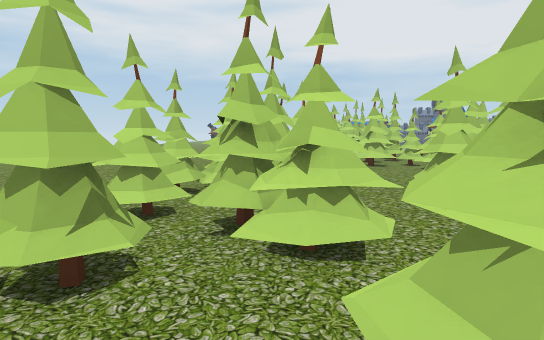
View 1 (above)

20 first-person views from a walk through a Unity game level. The camera is 1.5 m above the floor, tilts 6° down and sees 80° across. The floor is counted in squares, 2 m on a side. Each view is taken from the middle of a square. On the plan, view 1 faces up. The plan holds only what a view shows up to about 11 squares ahead; the rest is blank. The place goes on beyond the plan. Some animated figures are not drawn.

View 2
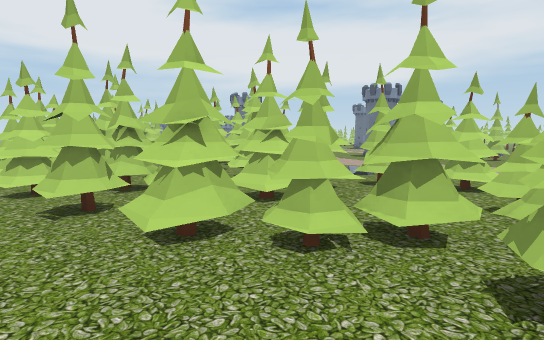

View 3
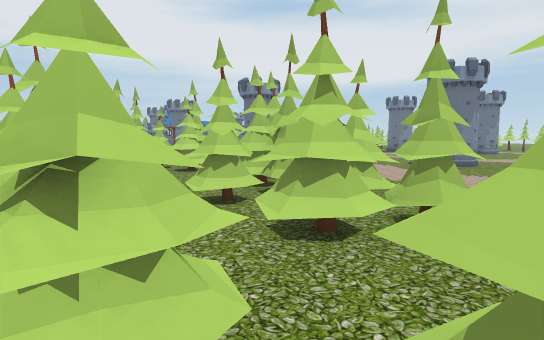

View 4
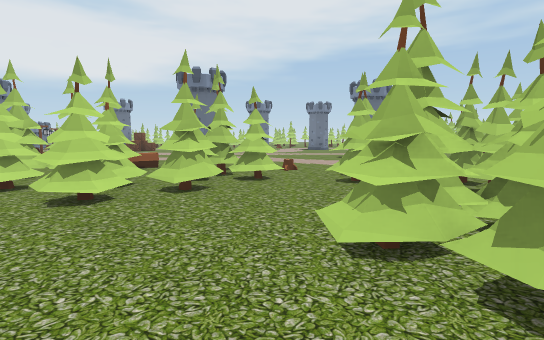

View 5
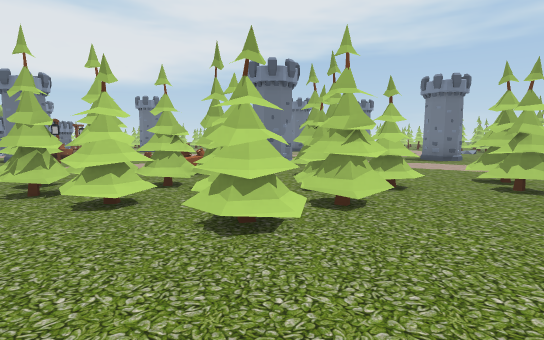

View 6
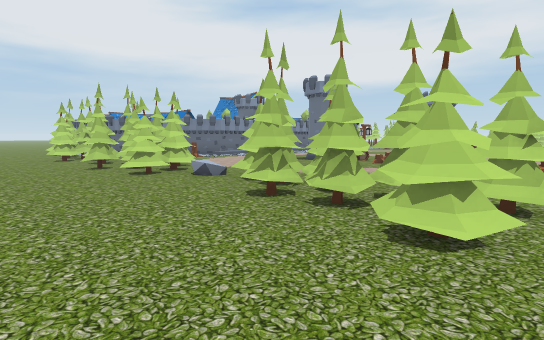

View 7
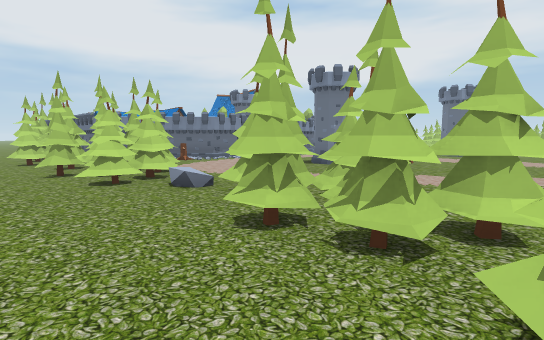

View 8
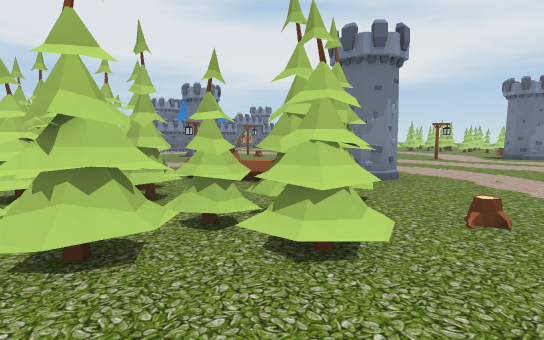

View 9
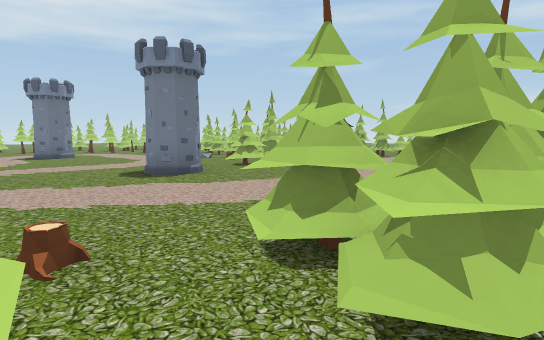

View 10
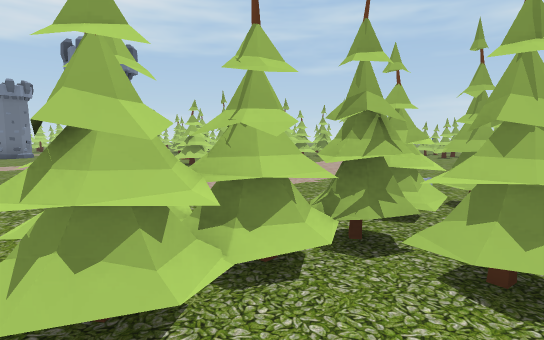

View 11
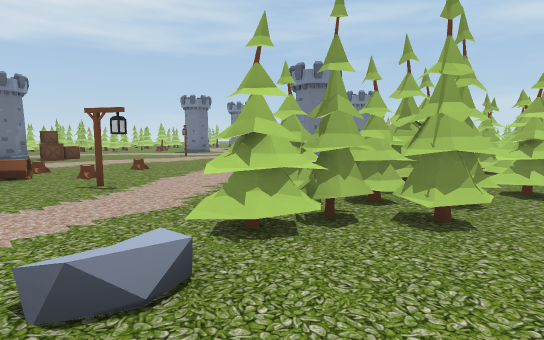

View 12
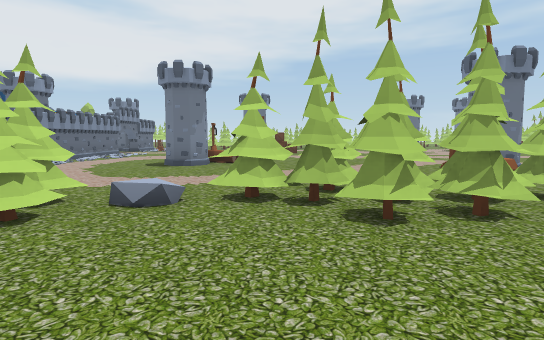

View 13
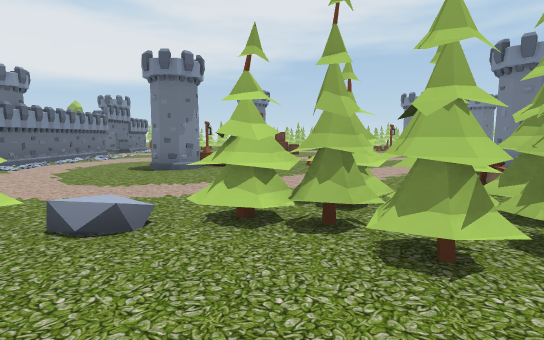

View 14
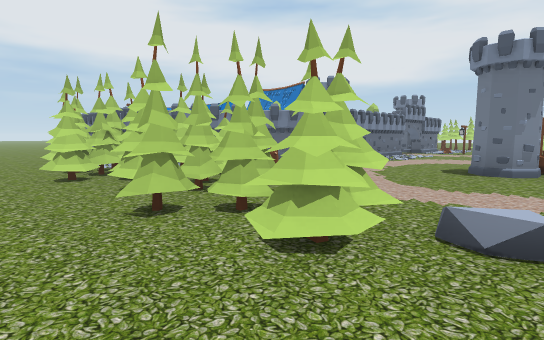

View 15
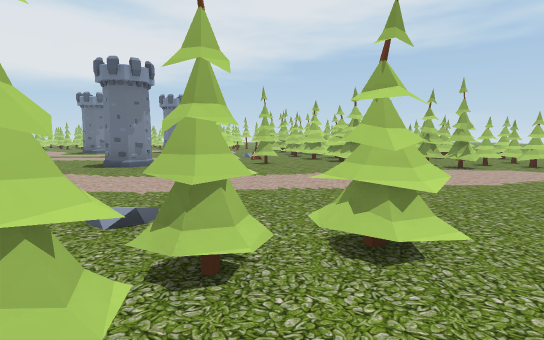

View 16
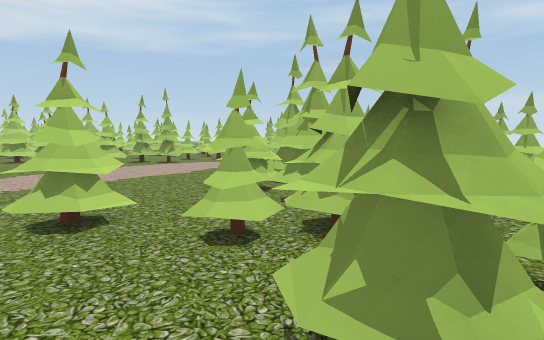

View 17
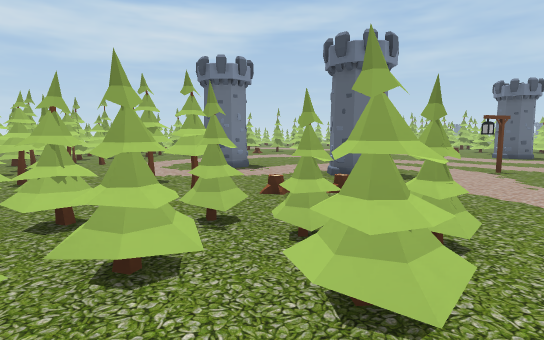

View 18
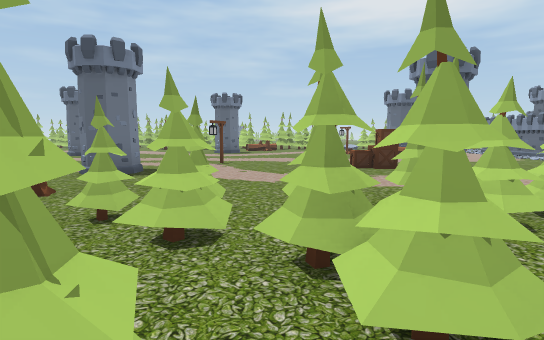

View 19
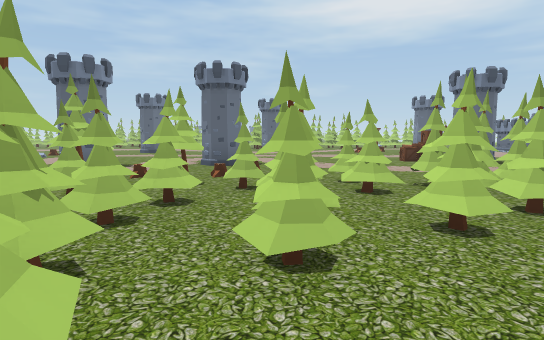

View 20
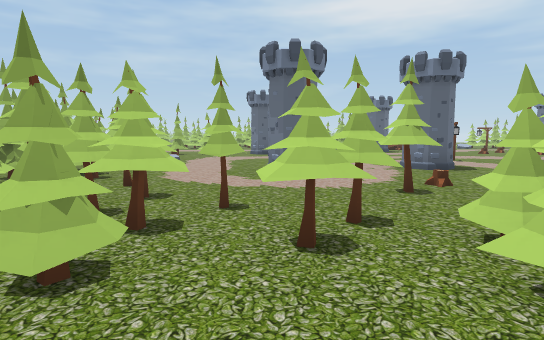

### Floor plan
Key: @ floor where view 1 was taken; # wall or solid block; x gap in a wall; . main floor; : floor 0.5 m higher than the main floor; = window, fence, low wall or low ledge; ^ raised ledge; v drop or lower ground; O other object.
Columns run from 4 left of view 1 to 24 right of it. Each row starts with its distance up from view 1.
 21      .## #
 20      ..###O=   v
 19      ..###........
 18      ..##=........
 17      ...#=..OO...
 16     ...##...OOOO
 15     ....= ...O.   OO
 14     ....#=.O......OO.
 13     ...###........O...##=
 12     ...## ............####
 11     ...##OO............##..
 10     ...##OOO...........###..
  9    ...#^## OO....O.....####..
  8   ....#x###O.......OO.:# ###
  7 ........#..........OO..#
  6 .. ###.###............## #
  5 .. x^^.^##..........O. # ##
  4   .## x##....OO.....OO.# #..
  3   .## ^##....OO........# #.
  2   .#^=##.....=#.......##
  1   ...###.....##...   ##
  0   .#@..# .... #.
 -1   ..##.#=.....#####
 -2   ..#####....##
 -3       ###....#
 -4        ##...##
 -5           ..##
 -6           ####  #
 -7      #     ## #..
 -8      #      #  .#

Where each view was taken, in squares from view 1:
view 1: 0 up, 0 right, facing up
view 2: 2 down, 2 left, facing up-right
view 3: 1 up, 0 right, facing up-right
view 4: 7 up, 2 left, facing right
view 5: 9 up, 1 left, facing right
view 6: 10 up, 0 right, facing up-right
view 7: 11 up, 1 right, facing up-right
view 8: 6 up, 2 right, facing up-right
view 9: 7 up, 3 right, facing down-right
view 10: 6 up, 2 right, facing down-right
view 11: 16 up, 2 right, facing down-right
view 12: 14 up, 0 right, facing right
view 13: 14 up, 1 right, facing right
view 14: 15 up, 1 right, facing up-right
view 15: 0 up, 1 right, facing right
view 16: 0 up, 0 right, facing down-right
view 17: 11 up, 21 right, facing down-left
view 18: 11 up, 22 right, facing left
view 19: 9 up, 24 right, facing left
view 20: 4 up, 23 right, facing left
